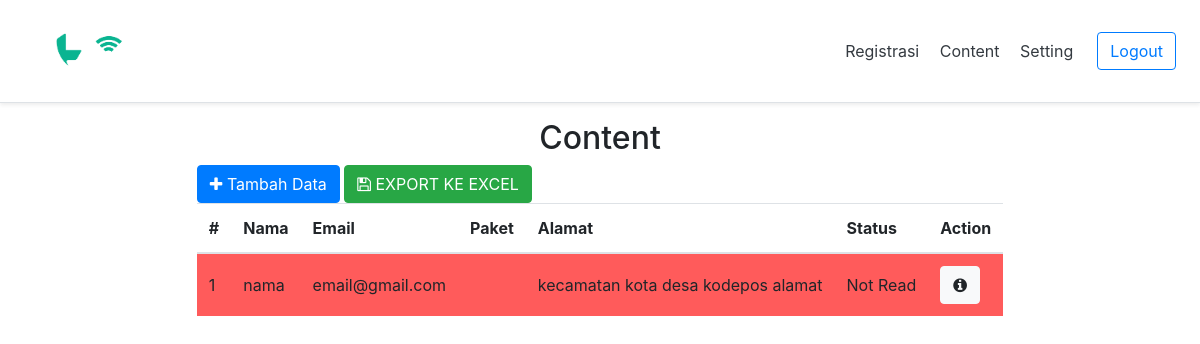
Screenshot of /admin/index.php?page=Registrasi with the database file from the repository.
### tables this page shows
CREATE TABLE `registrasi` (
  `id` varchar(10) NOT NULL,
  `alamat` text NOT NULL,
  `kecamatan` text NOT NULL,
  `kota` text NOT NULL,
  `desa` text NOT NULL,
  `kodepos` text NOT NULL,
  `paket` varchar(10) NOT NULL,
  `nama` text NOT NULL,
  `email` text NOT NULL,
  `noHp` int(15) NOT NULL,
  `tlp` int(15) NOT NULL,
  `fotoKtp` text NOT NULL,
  `fotoSelfie` text NOT NULL,
  `timeStamp` timestamp NOT NULL DEFAULT current_timestamp() ON UPDATE current_timestamp(),
  `statusRead` int(11) NOT NULL
);

### assets/config/config.php (called while the page is built, shortened)
<?php
$server = "localhost";
$user = "root";
$password = "";
$nama_database = "profider_db";
$db = mysqli_connect($server, $user, $password, $nama_database);
function base_url()
{
    return 'http://localhost/xlhome-revi/';
}
function query($query)
{
    global $db;
    $result = mysqli_query($db, $query);
    $rows = [];
    while ($row = mysqli_fetch_assoc($result)) {
        $rows[] = $row;
    }
    return $rows;
}

### admin/pages/Registrasi/index.php (the view, shortened to what this page needs)
<?php
$reg = query("SELECT *, registrasi.id AS regid, content.id AS conid FROM registrasi LEFT JOIN content ON registrasi.paket = content.id");
?>
<div class="container mx-auto text-center">
    <h2>Content</h2>
</div>
<div class="container">
    <div class="row justify-content-md-center mx-n1">
        <div class="row">
            <div class="col">
                <a class="btn btn-primary text-decoration-none" href="?page=AddContent"><i class="fa fa-plus"></i> Tambah Data</a>
                <a class="btn btn-success text-decoration-none" target="_blank" href="pages/registrasi/export_excel.php"><i class="fa fa-floppy-o"></i> EXPORT KE EXCEL</a>
                <table class="table table-hover">
                    <thead>
                        <tr>
                            <th scope="col">#</th>
                            <th scope="col">Nama</th>
                            <th>Email</th>
                            <th>Paket</th>
                            <th>Alamat</th>
                            <th>Status</th>
                            <th>Action</th>
                        </tr>
                    </thead>
                    <tbody>
                        <?php
                        $no = 1;
                        foreach ($reg as $rows) :
                            $st = $rows['statusRead'];
                            if ($st == 0) {
                                echo "<tr style='background-color: #ff5b5b'>";
                                $str = "Not Read";
                            }elseif($st == 1){
                                echo "<tr style='background-color: #0080ff'>";
                                $str = "Readed";
                            }elseif($st == 2){
                                echo "<tr style='background-color: #c0c0c0'>";
                                $str = "Export";
                            }
                        ?>
                                <td class="align-middle"><?= $no++; ?></td>
                                <td class="align-middle"><?= $rows['nama']; ?></td>
                                <td class="align-middle"><?= $rows['email']; ?></td>
                                <td class="align-middle"><?= $rows['judul']; ?></td>
                                <td class="align-middle">
                                    <?= $rows['kecamatan']; ?>
                                    <?= $rows['kota']; ?>
                                    <?= $rows['desa']; ?>
                                    <?= $rows['kodepos']; ?>
                                    <?= $rows['alamat']; ?>
                                </td>
                                <td class="align-middle"><?= $str; ?></td>
                                <td class="align-middle">
                                    <form action="" method="POST">
                                        <button type="button" class="btn btn-light" data-toggle="modal" data-target="#regis_detail" data-id="<?= $rows['regid']; ?>">
                                            <i class="fa fa-info-circle"></i>
                                        </button>
                                    </form>
                                </td>
                            </tr>
                        <?php endforeach; ?>
                    </tbody>
                </table>
            </div>
        </div>
    </div>
</div>

### admin/pages/nav.php
<div class="d-flex flex-column flex-md-row align-items-center p-3 px-md-4 mb-3 bg-white border-bottom shadow-sm">
        <h5 class="my-0 mr-md-auto font-weight-normal"><a href="<?= base_url(); ?>admin"><img src="<?= base_url(); ?>assets/img/app/<?= $app['logo']; ?>" style="height: 70px; weight: 100px;"> </h5>
        <nav class="my-2 my-md-0 mr-md-3">
            <a class="p-2 text-dark" href="?page=Registrasi">Registrasi</a>
            <a class="p-2 text-dark" href="?page=Content">Content</a>
            <a class="p-2 text-dark" href="?page=Settings">Setting</a>
        </nav>
        <a class="btn btn-outline-primary" href="?page=Logout">Logout</a>
    </div>

### rows the page displays
registrasi: nama "nama", email "email@gmail.com", kecamatan "kecamatan", kota "kota", desa "desa", kodepos "kodepos", alamat "alamat", statusRead "Not Read"
